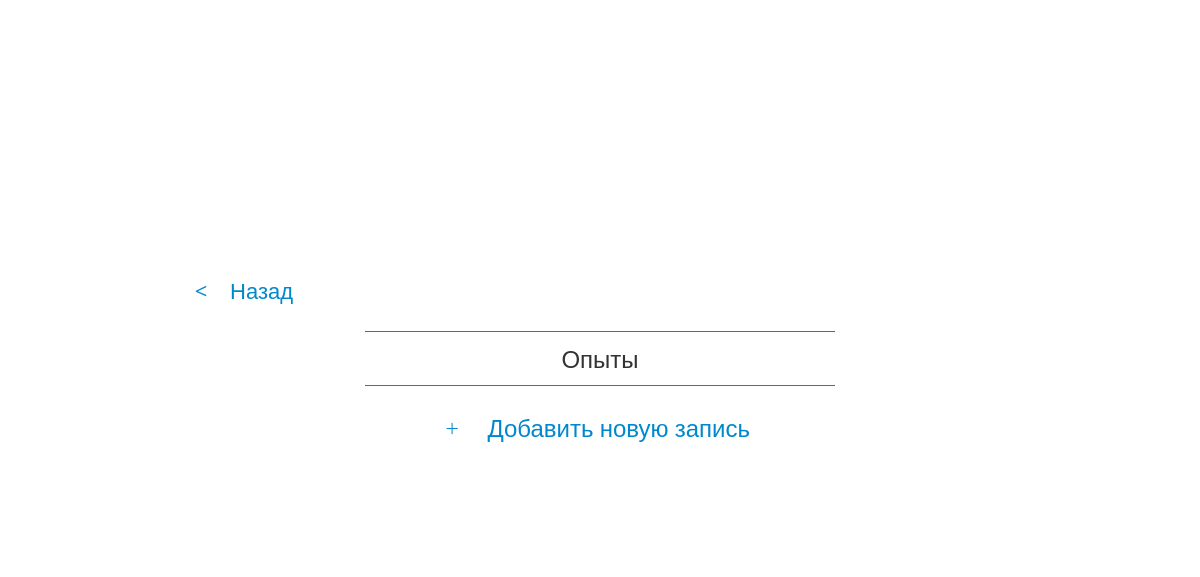
/tests, run on an earlier commit of the app's database.
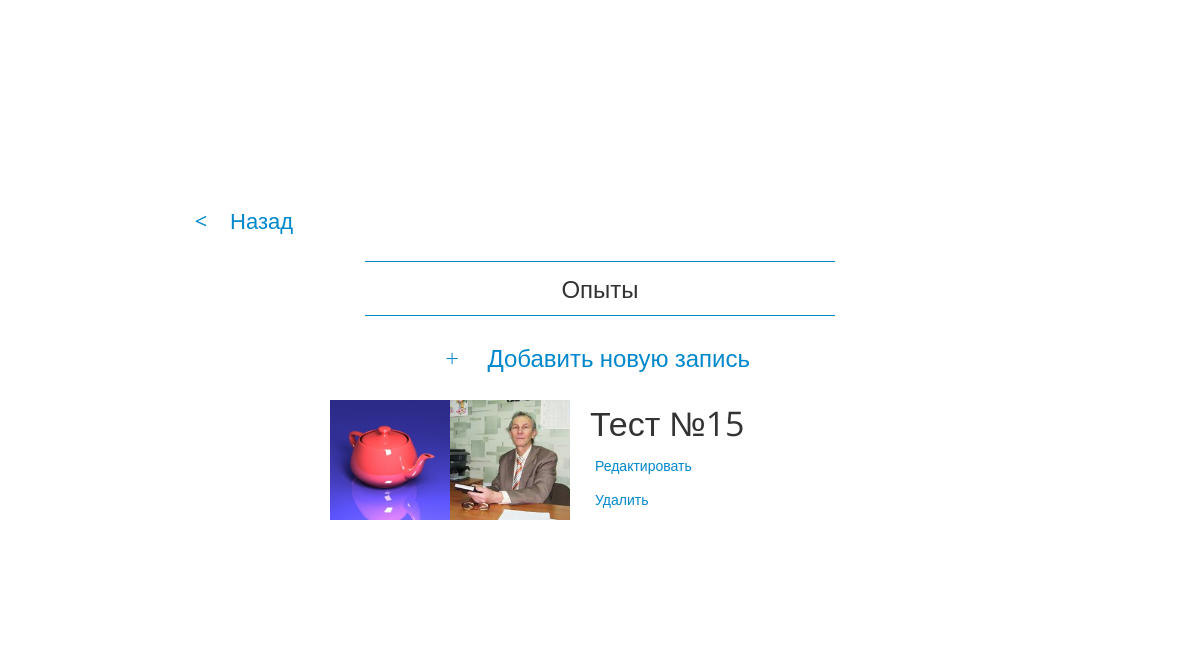
And on a later commit of the database.
### tables this page shows
CREATE TABLE IF NOT EXISTS `tests` (
  `id` int(11) NOT NULL AUTO_INCREMENT,
  `subject_id` int(11) NOT NULL,
  `item_id` int(11) NOT NULL,
  `comment` text NOT NULL,
  PRIMARY KEY (`id`)
);

### application/core/Base_Controller.php (called while the page is built, shortened)
<?php
class Base_Controller extends CI_Controller
{
    public function __construct()
    {
        $this->load->model("{$this->module_name}_model", "model");
    }
    public function index()
    {
        $items = $this->model->get_items();
        $this->load->view("{$this->module_name}/index", array('items' => $items));
    }
}

### index.php (called while the page is built, shortened)
<?php
require_once BASEPATH.'core/CodeIgniter.php';

### application/core/Base_Model.php (called while the page is built, shortened)
<?php
class Base_Model extends CI_Model
{
    public function get_items()
    {
        $this->db->select('*');
        $this->db->from($this->table_name);
        return $this->db->get()->result();
    }
}

### application/views/tests/index.php (the view)
<?php require_once('/../header.php'); ?>
<div class="items-list">
    <div class="item">
        <a href="/<?php echo $this->module_name ?>/create/" class="create-button">Добавить новую запись</a>
    </div>
    <?php if (!empty($items)) { ?>
        <?php foreach ($items as $item) { ?>
            <div class="item flex">
                <div class="image">
                    <?php if (file_exists(getcwd() . "/upload/items/images/{$item->item_id}.jpg")) { ?>
                        <img src="/upload/items/images/<?php echo $item->item_id ?>.jpg">
                    <?php } else { ?>
                        <img src="/upload/noimg.jpg">
                    <?php } ?>
                </div>
                <div class="image">
                    <?php if (file_exists(getcwd() . "/upload/subjects/images/{$item->subject_id}.jpg")) { ?>
                        <img src="/upload/subjects/images/<?php echo $item->subject_id ?>.jpg">
                    <?php } else { ?>
                        <img src="/upload/noimg.jpg">
                    <?php } ?>
                </div>
                <div class="data">
                    <div class="name">
                    Тест №<span><?php echo $item->id ?></span>
                </div>
                    <div class="buttons">
                        <a href="/<?php echo $this->module_name ?>/edit/<?php echo $item->id ?>">Редактировать</a>
                        <a href="/<?php echo $this->module_name ?>/delete/<?php echo $item->id ?>">Удалить</a>
                    </div>
                </div>
            </div>
        <?php } ?>
    <?php } ?>
</div>
<?php require_once('/../footer.php'); ?>

### application/views/header.php (shortened to what this page needs)
<!DOCTYPE html>
<html lang="RU">
<head>
    <link type='text/css' href="/styles/css/styles.css" rel='stylesheet' />
</head>
<body>
    <div id="wrapper">
        <div class="page">
        <?php $segments = $this->uri->segments; ?>
        <?php array_pop($segments) ?>
        <?php if (!empty($this->uri->segments)) { ?>
            <a class="backlink" href="<?php echo site_url($segments)?>">Назад</a>
        <?php } ?>
        <?php if (!empty($this->title)) { ?>
            <div class="page_title">
                <span><?php echo $this->title ?></span>
            </div>
        <?php } ?>

### application/views/footer.php
</div>
</div>
</body>
</html>

### styles/css/styles.css (style rules this page uses)
* { margin: 0; padding: 0; border: 0; color: #333; -webkit-transition: all .2s; -moz-transition: all .2s; -o-transition: all .2s; transition: all .2s; }
body { font-family: 'Open Sans',sans-serif; font-size: 16px; width: 100%; color: #333; min-height: 100vh; -webkit-box-orient: vertical; -webkit-box-direction: normal; -ms-flex-direction: column; flex-direction: column; }
body #wrapper { -webkit-box-orient: horizontal; -webkit-box-direction: normal; -ms-flex-direction: row; flex-direction: row; }
body:before, body:after, body #wrapper:before, body #wrapper:after { content: ''; display: block; -webkit-flex: 1 1 50%; -ms-flex: 1 1 50%; flex: 1 1 50%; }
body, body #wrapper { display: -ms-flexbox; display: -webkit-flex; display: flex; }
a { box-sizing: border-box; outline: none; text-decoration: none; color: #08c; display: block; }
img { border: none; }
#wrapper { position: relative; box-sizing: border-box; padding: 80px; }
.flex { display: -ms-flexbox; display: -webkit-flex; display: flex; }
.item { margin-bottom: 20px; -webkit-flex: 1 0 540px; -ms-flex: 1 0 540px; flex: 1 0 540px; min-width: 540px; }
.item .buttons { width: 120px; }
.item .buttons a { font-size: 14px; padding: 5px; margin-top: 5px; border-radius: 5px; text-align: center; display: inline-block; }
.item .image { -webkit-flex: 0 0 120px; -ms-flex: 0 0 120px; flex: 0 0 120px; height: 120px; }
.item .image img { display: block; width: 120px; }
.item .data { -webkit-flex: 1 0 400px; -ms-flex: 1 0 400px; flex: 1 0 400px; padding-left: 20px; }
.item .name { font-size: 34px; font-weight: 100; }
.item .name span { font-weight: 400; }
.create-button:before { content: '+'; position: absolute; left: 10px; top: 10px; height: 24px; width: 24px; line-height: 24px; font-size: 24px; text-align: center; border-radius: 100%; background-color: white; color: #08c; }
.create-button { position: relative; display: block; margin: 0 auto; width: 340px; padding: 10px 20px; font-size: 24px; height: 44px; line-height: 24px; border-radius: 22px; font-weight: 100; text-align: right; }
.backlink { top: -62px; left: -150px; position: absolute; width: 130px; margin: 0 auto; padding: 10px 20px 10px 50px; border-radius: 21px; text-align: center; padding-left: 50px; font-size: 22px; height: 42px; line-height: 22px; }
.backlink:before { content: '<'; width: 22px; height: 22px; font-size: 22px; line-height: 22px; text-align: center; background-color: white; color: #08c; padding: 5px; border-radius: 100%; position: absolute; left: 5px; top: 5px; }
.page_title { font-size: 24px; font-weight: 100; border: 1px solid #08c; border-left: 0; border-right: 0; padding: 10px; width: 450px; margin: 0 auto; text-align: center; margin-bottom: 20px; }
.page { position: relative; }

What changed in the data, as far as the page shows it:
added tests: id "15"
